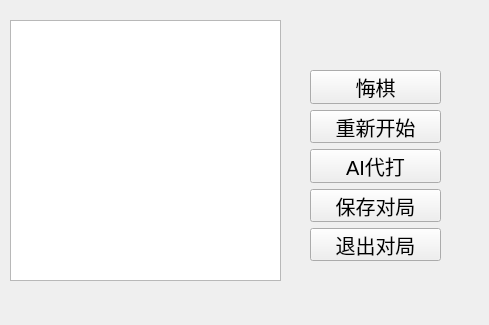
<?xml version="1.0" encoding="UTF-8"?>
<ui version="4.0">
 <class>board</class>
 <widget class="QWidget" name="board">
  <property name="geometry">
   <rect>
    <x>0</x>
    <y>0</y>
    <width>489</width>
    <height>325</height>
   </rect>
  </property>
  <property name="windowTitle">
   <string>Form</string>
  </property>
  <widget class="QListWidget" name="playboard">
   <property name="geometry">
    <rect>
     <x>10</x>
     <y>20</y>
     <width>271</width>
     <height>261</height>
    </rect>
   </property>
  </widget>
  <widget class="QWidget" name="layoutWidget">
   <property name="geometry">
    <rect>
     <x>310</x>
     <y>70</y>
     <width>131</width>
     <height>191</height>
    </rect>
   </property>
   <layout class="QVBoxLayout" name="verticalLayout">
    <item>
     <widget class="QPushButton" name="huiqi">
      <property name="font">
       <font>
        <pointsize>15</pointsize>
       </font>
      </property>
      <property name="text">
       <string>悔棋</string>
      </property>
     </widget>
    </item>
    <item>
     <widget class="QPushButton" name="restart">
      <property name="font">
       <font>
        <pointsize>15</pointsize>
       </font>
      </property>
      <property name="text">
       <string>重新开始</string>
      </property>
     </widget>
    </item>
    <item>
     <widget class="QPushButton" name="letAIdo">
      <property name="font">
       <font>
        <pointsize>15</pointsize>
       </font>
      </property>
      <property name="text">
       <string>AI代打</string>
      </property>
     </widget>
    </item>
    <item>
     <widget class="QPushButton" name="save">
      <property name="font">
       <font>
        <pointsize>15</pointsize>
       </font>
      </property>
      <property name="text">
       <string>保存对局</string>
      </property>
     </widget>
    </item>
    <item>
     <widget class="QPushButton" name="out">
      <property name="font">
       <font>
        <pointsize>15</pointsize>
       </font>
      </property>
      <property name="text">
       <string>退出对局</string>
      </property>
     </widget>
    </item>
   </layout>
  </widget>
 </widget>
 <resources/>
 <connections/>
</ui>
